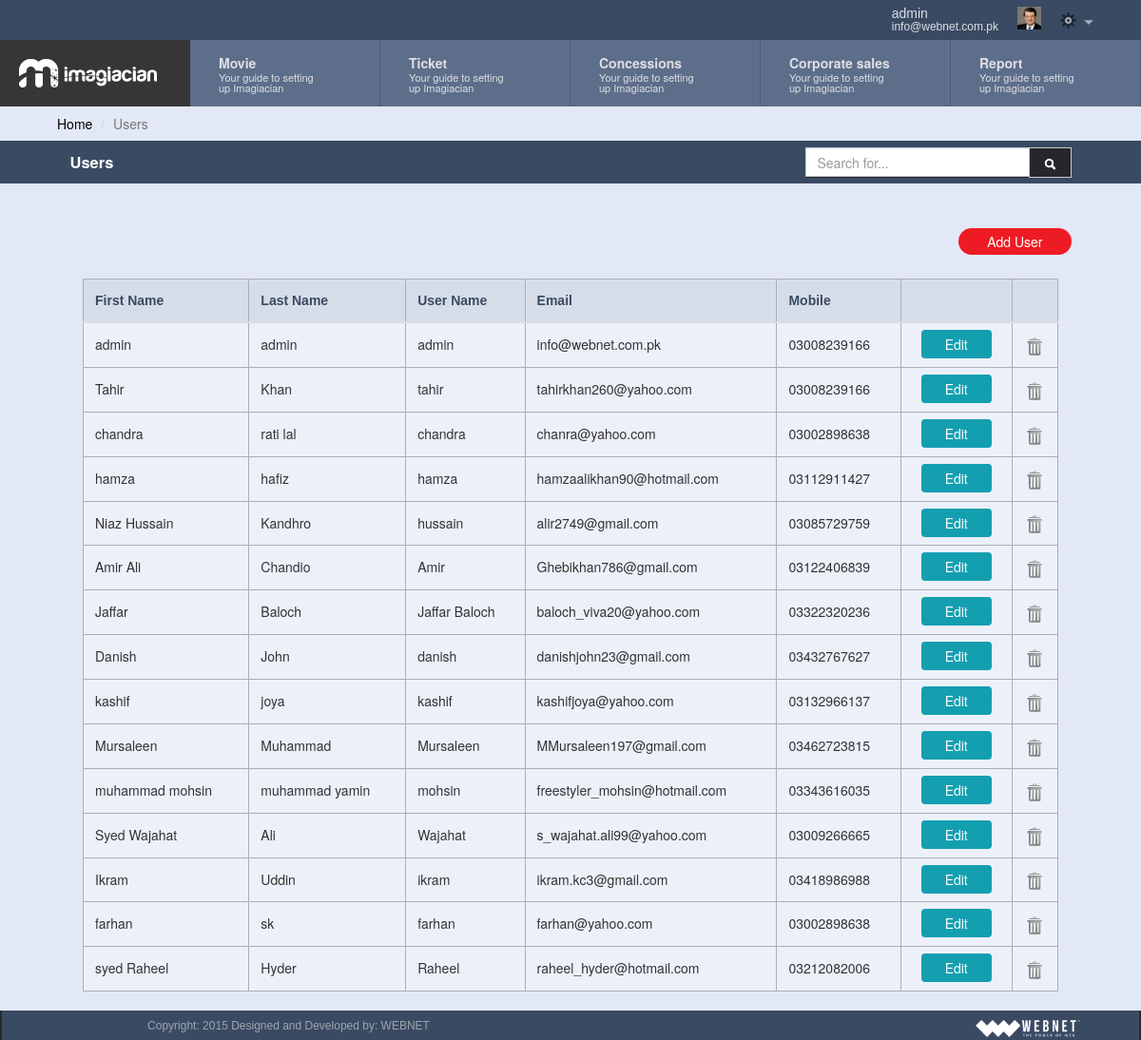
/view_user.php (signed in), run on the app's committed database.
### tables this page shows
CREATE TABLE IF NOT EXISTS `users` (
  `user_id` int(11) NOT NULL AUTO_INCREMENT,
  `user_fname` varchar(32) NOT NULL,
  `user_lname` varchar(32) NOT NULL,
  `user_email` varchar(64) NOT NULL,
  `user_name` varchar(32) NOT NULL,
  `user_pass` varchar(256) NOT NULL,
  `user_mobile` varchar(32) NOT NULL,
  `user_city` varchar(32) NOT NULL,
  `user_salary` varchar(32) NOT NULL,
  `user_img` text NOT NULL,
  `user_capabilities` text NOT NULL,
  `user_datetime` timestamp NOT NULL DEFAULT CURRENT_TIMESTAMP,
  PRIMARY KEY (`user_id`),
  UNIQUE KEY `user_name` (`user_name`)
);

### common/class.database.php (called while the page is built, shortened)
<?php
class Database {
    public $_DB;
    public $_query;
    public $_select = array();
    public $_action;
    public $_table;
    public $_force_select_all = false;
    public function __construct() {
        try {
            $this->_DB = new PDO('mysql:host=' . DB_HOST . ';dbname=' . DB_NAME, DB_USER, DB_PASS);
            $this->_DB->setAttribute(PDO::ATTR_ERRMODE, PDO::ERRMODE_EXCEPTION);
        } catch (PDOException $e) {
            echo 'ERROR: ' . $e->getMessage();
        }
    }
    public function query($query) {
        try {
            $this->_query = $this->_DB->prepare(filter_var($query, FILTER_SANITIZE_STRING));
            $this->_query->execute();
            $this->_select = array();
        } catch (PDOException $e) {
            $er = $e->errorInfo;
            echo '<p style="font-family:arial; background:#F00; position:absolute; z-index:10000; color:#FFF; padding:5px;">ERROR: ' . $er[2] . '</p>';
        }
    }
    public function build_query() {
        $query = $this->_action;
        if ($this->_action == 'SELECT') {
            if (!empty($this->_select)) {
                if ($this->_force_select_all == true) {
                    $query .= ' *,';
                }
                foreach ($this->_select as $column_name => $name) {
                    $query .=' ' . $column_name . ' as ' . $name . ', ';
                }
            } else {
                $query .= ' *';
            }
            $query = rtrim($query, ', ');
        }
        if ($this->_action != 'UPDATE' && $this->_action != 'INSERT') {
            $query .= ' FROM ';
        }
        $query .= $this->_table;
        $this->query($query);
    }
    public function all_results($fetch_type = PDO::FETCH_OBJ) {
        return $this->_query->fetchAll($fetch_type);
    }
    public function from($table_name, $num_rows = NULL) {
        $this->_action = 'SELECT';
        $this->_table = $table_name;
        $this->build_query();
    }
}

### classes/class.user.php (called while the page is built, shortened)
<?php
class user extends database
{
	private $table_name;
	function __construct(){
		$this->table_name = 'users';
	}
	public function get_users($ID = NULL)
	{
		if (isset($ID)) {
			$this->where('user_id',$ID);
			$this->from($this->table_name);
			return $this->result();
		}
		else {
			$this->from($this->table_name);
			return $this->all_results();
		}
	}
}
 ?>

### view_user.php (the view, shortened to what this page needs)
<?php require_once 'header.php'; ?>
	<div class="container">
	<div class="row">
		<ol class="breadcrumb">
		  <li><a href="index.php">Home</a></li>
		  <li class="active">Users</li>
		</ol>
	</div>
<div class="row form-header">
			<div class="col-md-12">
				<div class="form-header-inner">
					<h3>Users</h3>
					<div class="search-btn input-group">
						<input type="text" id="filter" class="form-control search-control" placeholder="Search for...">
							<span class="input-group-btn">
							<button class="btn btn-default search-btn" type="button"><img  src="assets/images/search-icon.png"/></button>
						</span>
					</div>
			 	</div>
		 	</div>
		</div>
		<div class="row">
			<div class="col-md-12">
				<div class="form-header-inner">
					<a class="pull-right add-button" href="add_user.php">Add User </a>
				</div>
			</div>
		</div>
	<div class="col-md-12">
				<?php
				$user = new user();
				$results = $user->get_users();
				if ($results) {
				?>
				<table border="1" cellpadding="0" cellspacing="0" id="example" class="table table-hover tableView admin-table">
					<thead>
					<tr>
						<th>First Name</th>
						<th>Last Name</th>
						<th>User Name</th>
						<th>Email</th>
						<th>Mobile</th>
						<th></th>
						<th></th>
					</tr>
					</thead>
					<tbody class="searchable">
						<?php
						foreach($results as $res){
						echo '<tr>';
						echo '<td>'. $res->user_fname .'</td>';
						echo '<td>'. $res->user_lname .'</td>';
						echo '<td>'. $res->user_name .'</td>';
						echo '<td>'. $res->user_email.'</td>';
						echo '<td>'. $res->user_mobile .'</td>';
						echo '<td class="alignCenter"><a class="edit_btn" href="add_user.php?id='.$res->user_id.'">Edit</a></td>';
						echo '<td class="alignCenter"><input type="hidden" class="id_to_delete" value="'.$res->user_id.'"><a href="#" data-toggle="modal" data-target=".delete_confirm_modal"><img class="img_delete" src="assets/images/delete_icon.png"/></a></td>';
						echo '</tr>';
						}
						?>
				</table>
				<?php
				}else{
					echo 'Error';
				}
				?>
			</div>
<?php require_once 'footer.php'; ?>

### assets/css/dashboard.css (style rules this page uses)
button { outline:0px!important; }
body { background-color: #e2e8f6;padding-right:0px!important; }
html, body { height: 100%; }
.edit_btn { background-color: #149fb0; color: white; padding: 5px 25px; border-radius: 4px; }
.alignCenter { text-align: center; }
.img_delete { width: 16px; }
.container { width:100%!important; }
.form-header { margin-bottom: 35px; background: rgb(58, 74, 99); color: white; }
.form-header-inner { width: 90%; margin: auto; min-height: 45px; padding-top: 7px; }
.form-header h3 { font-size: 16.5px; font-weight: bold; float: left; margin-top: 6px; }
.form-header-inner .add-button { background-color: #ed1c24; color: white; padding: 4px 30px; border-radius: 20px; }
.form-header .search-btn { max-width: 280px;float: right; }
.search-btn .form-control { height: 31px;border-radius:0px; }
.search-btn .btn { padding: 4px 12px;border-radius:0px; }
h1, .h1, h2, .h2, h3, .h3 { margin-top: 10px; margin-bottom: 10px; }
.add-button { background-color: #3A4A63; color: white; margin-top: 5px; }
.admin-table th { background-color: #d7dde8; border-left: 0px; border-top: 0px; color: #3a4a63; font-family: helvetica; font-size: 14px; font-weight: bold; border-top: 1px solid #abaeb4!important; }
.admin-table td { border-top: 1px solid #abaeb4!important; }
.table > thead > tr > th, .table > tbody > tr > th, .table > tfoot > tr > th, .table > thead > tr > td, .table > tbody > tr > td, .table > tfoot > tr > td { padding: 12px!important; }
.admin-table { border:1px solid #abaeb4!important;width: 90%; margin: auto; margin-top: 20px; background-color: #ecf0f9; margin-bottom: 20px; }
.breadcrumb { padding: 8px 60px!important; margin-bottom: 0px!important; background-color: transparent!important; }
.breadcrumb a { color: #000000; }
.search-btn { background-color: #26272b; }
.search-btn img { background-color: #26272b; padding: 3.5px; }

### data on the page
users: user_fname "admin", user_lname "admin", user_name "admin", user_email "info@webnet.com.pk", user_mobile "03008239166"
users: user_fname "Tahir", user_lname "Khan", user_name "tahir", user_email "tahirkhan260@yahoo.com", user_mobile "03008239166"
users: user_fname "chandra", user_lname "rati lal", user_name "chandra", user_email "chanra@yahoo.com", user_mobile "03002898638"
users: user_fname "hamza", user_lname "hafiz", user_name "hamza", user_email "hamzaalikhan90@hotmail.com", user_mobile "03112911427"
users: user_fname "Niaz Hussain", user_lname "Kandhro", user_name "hussain", user_email "alir2749@gmail.com", user_mobile "03085729759"
users: user_fname "Amir Ali", user_lname "Chandio", user_name "Amir", user_email "Ghebikhan786@gmail.com", user_mobile "03122406839"
users: user_fname "Jaffar", user_lname "Baloch", user_name "Jaffar Baloch", user_email "baloch_viva20@yahoo.com", user_mobile "03322320236"
users: user_fname "Danish", user_lname "John", user_name "danish", user_email "danishjohn23@gmail.com", user_mobile "03432767627"
users: user_fname "kashif", user_lname "joya", user_name "kashif", user_email "kashifjoya@yahoo.com", user_mobile "03132966137"
users: user_fname "Mursaleen", user_lname "Muhammad", user_name "Mursaleen", user_email "MMursaleen197@gmail.com", user_mobile "03462723815"
users: user_fname "muhammad mohsin", user_lname "muhammad yamin", user_name "mohsin", user_email "freestyler_mohsin@hotmail.com", user_mobile "03343616035"
users: user_fname "Syed Wajahat", user_lname "Ali", user_name "Wajahat", user_email "s_wajahat.ali99@yahoo.com", user_mobile "03009266665"
users: user_fname "Ikram", user_lname "Uddin", user_name "ikram", user_email "ikram.kc3@gmail.com", user_mobile "03418986988"
users: user_fname "farhan", user_lname "sk", user_name "farhan", user_email "farhan@yahoo.com", user_mobile "03002898638"
users: user_fname "syed Raheel", user_lname "Hyder", user_name "Raheel", user_email "raheel_hyder@hotmail.com", user_mobile "03212082006"

### other printed values
$_SESSION['user']->first_name "admin"
$_SESSION['user']->user_email "info@webnet.com.pk"
